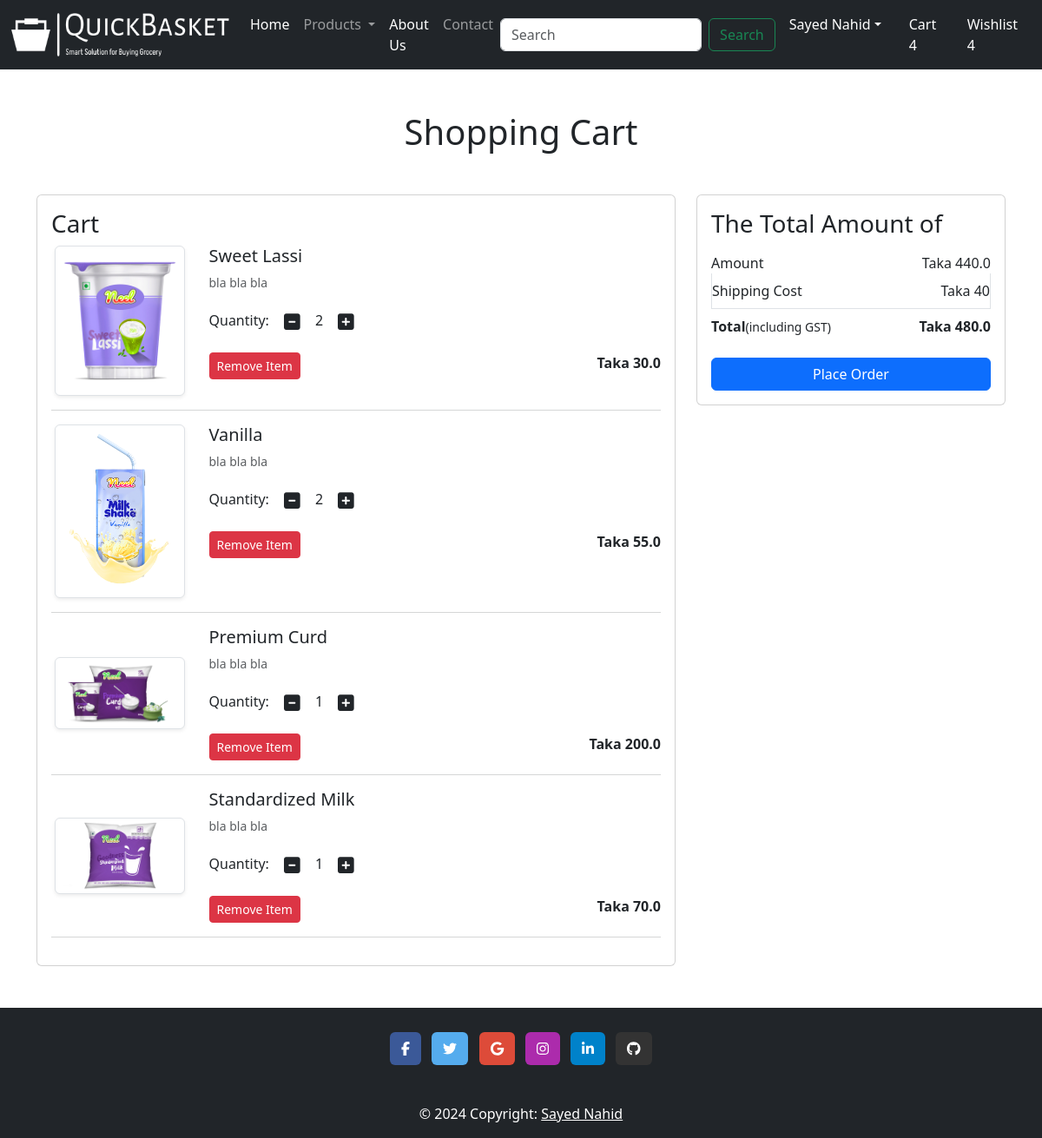
The page /cart/ (signed in) on the database as committed earlier.
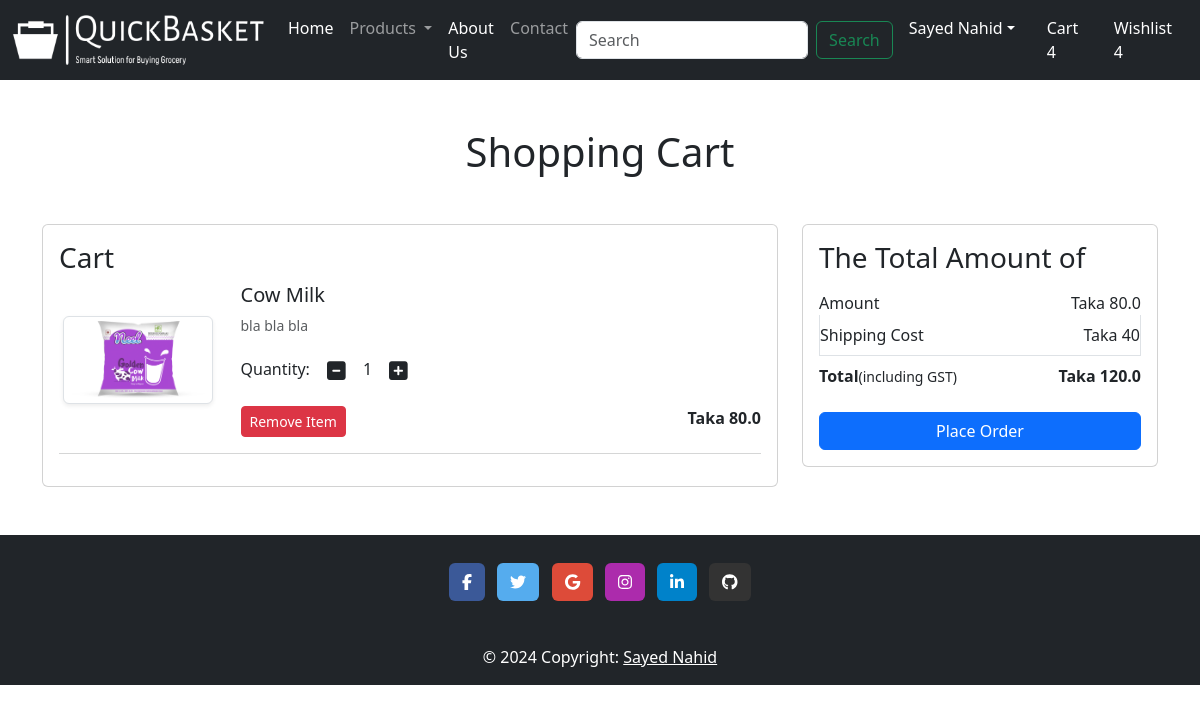
The same page on the database as committed later.
### myapp/models.py (models this page shows, shortened)
class Cart(models.Model):
    user = models.ForeignKey(User, on_delete=models.CASCADE)
    product = models.ForeignKey(Product, on_delete=models.CASCADE)
    quantity = models.PositiveIntegerField(default=1)

class Product(models.Model):
    title = models.CharField(max_length=100)
    selling_price = models.FloatField()
    discounted_price = models.FloatField()
    description = models.TextField()
    composition = models.TextField(default='')
    prodapp = models.TextField(default='')
    category = models.CharField(choices=CATEGORY_CHOICES, max_length=2)
    product_image = models.ImageField(upload_to='product')

### myapp/views.py (the view)
# urls.py: path('cart/', views.show_cart, name="showcart"),
def show_cart(request):
    user = request.user
    cart = Cart.objects.filter(user=user)
    amount = 0
    for i in cart:
        value = i.quantity * i.product.discounted_price
        amount = amount + value
    totalamount = amount + 40
    return render(request, 'app/addtocart.html', locals())

### myapp/templates/app/addtocart.html (shortened to what this page needs)
{% extends "app/base.html" %}
{% load static %}
{% block main.content %}
<div class="container my-5">
    <div class="row">
        {% if cart %}
            <h1 class="text-center mb-5">Shopping Cart</h1>
            <div class="col-sm-8">
                <div class="card">
                    <div class="card-body">
                        <h3>Cart</h3>
                        {% for item in cart %}
                            <div class="row">
                                <div class="col-sm-3 text-center align-self-center">
                                    <img src="{{item.product.product_image.url}}" alt="" srcset="" class="img-fluid img-thumbnail shadow-sm" height="150" width="150">
                                </div>
                                <div class="col-sm-9">
                                    <div>
                                        <h5>{{item.product.title}}</h5>
                                        <p class="mb-2 text-muted small">{{item.product.description}}</p>
                                        <div class="my-3">
                                            <label for="quantity">Quantity:</label>
                                            <a class="minus-cart btn" pid={{item.product.id}}><i class="fas fa-minus-square fa-lg"></i></a>
                                            <span id="quantity">{{item.quantity}}</span>
                                            <a class="plus-cart btn" pid={{item.product.id}}><i class="fas fa-plus-square fa-lg"></i></a>
                                        </div>
                                        <div class="d-flex justify-content-between">
                                            <a class="remove-cart btn btn-sm btn-danger mr-3" pid={{item.product.id}}>Remove Item</a>
                                            <p class="mb-0"><span><strong>Taka {{item.product.discounted_price}}</strong></span></p>
                                        </div>
                                    </div>
                                </div>
                            </div>
                            <hr class="text-muted">
                        {% endfor %}
                    </div>
                </div>
            </div>
            <div class="col-sm-4">
                <div class="card">
                    <div class="card-body">
                        <h3>The Total Amount of</h3>
                        <ul class="list-group">
                            <li class="list-group-item d-flex justify-content-between align-items-center border-0 px-0 pb-0">Amount<span id="amount">Taka {{amount}}</span></li>
                            <li class="list-group-item d-flex justify-content-between align-items-center px-0">Shipping Cost<span>Taka 40</span></li>
                            <li class="list-group-item d-flex justify-content-between align-items-center border-0 px-0 mb-3">
                                <div>
                                    <strong>Total</strong><small>(including GST)</small>
                                </div>
                                <span id="totalamount"><strong>Taka {{totalamount}}</strong></span>
                            </li>
                        </ul>
                        <div class="d-grid"><a href="{% url 'checkout' %}" class="btn btn-primary">Place Order</a></div>
                    </div>
                </div>
            </div>
        {% else %}
            <h1 class="text-center mb-5">Cart is Empty.</h1>
        {% endif %}
    </div>
</div>
{% endblock main.content %}

Rows that differ between the two databases and show on the page:
removed Cart: product.product_image (picture), product "Sweet Lassi", product.description "bla bla bla", quantity "2", product.discounted_price "30.0"
removed Cart: product.product_image (picture), product "Vanilla", product.description "bla bla bla", quantity "2", product.discounted_price "55.0"
removed Cart: product.product_image (picture), product "Premium Curd", product.description "bla bla bla", quantity "1", product.discounted_price "200.0"
removed Cart: product.product_image (picture), product "Standardized Milk", product.description "bla bla bla", quantity "1", product.discounted_price "70.0"
added Cart: product.product_image (picture), product "Cow Milk", product.description "bla bla bla", quantity "1", product.discounted_price "80.0"
Other text that changed with them:
{{ amount }}: "440.0" → "80.0"
{{ totalamount }}: "480.0" → "120.0"
